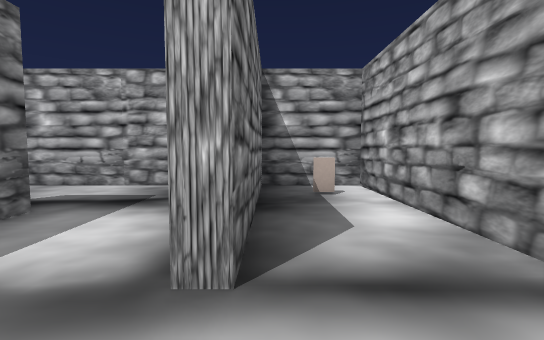
view 1 (above)

24 first-person views from a walk through a level from a Godot 3-D game. The camera is 1.3 m above the floor, tilts 4° down and sees 85° across. The floor is counted in squares, 2 m on a side. Each view is taken from the middle of a square. On the plan, view 1 faces up. The plan holds only what a view shows up to about 9 squares ahead; the rest is blank. The place goes on beyond the plan. Some surface patterns are stand-ins.

view 2
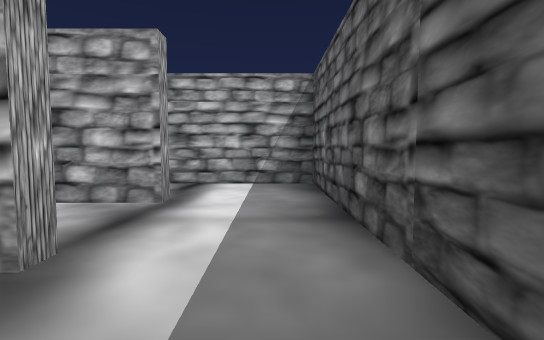

view 3
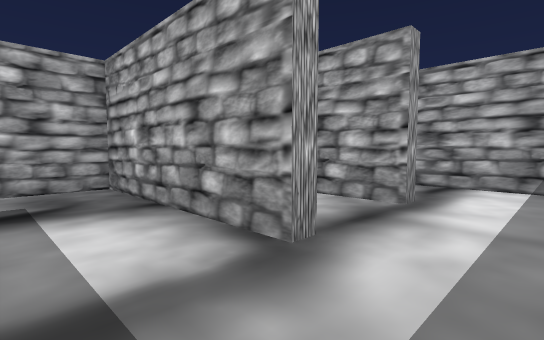

view 4
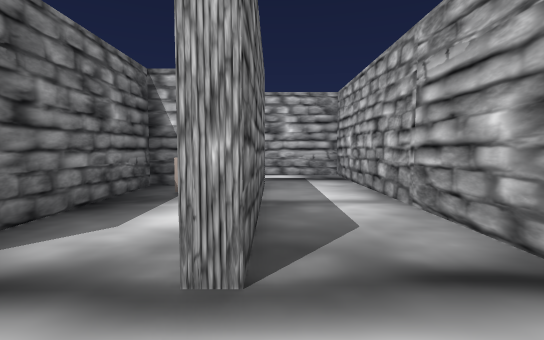

view 5
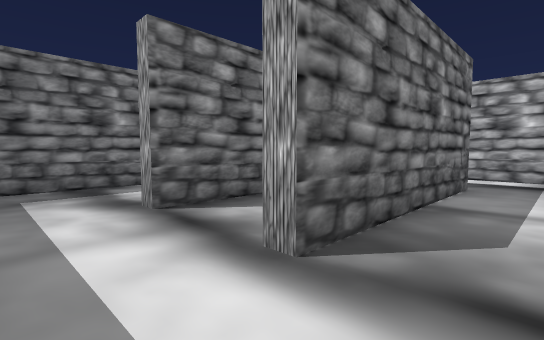

view 6
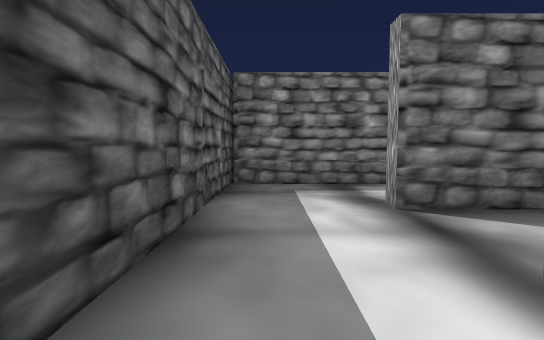

view 7
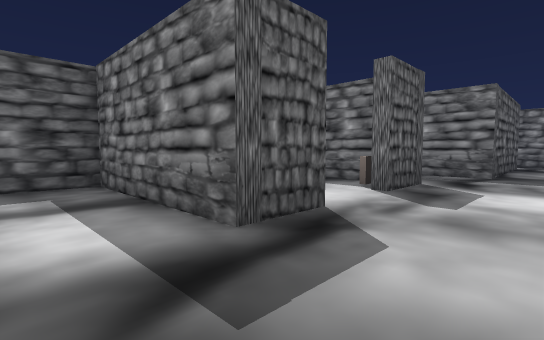

view 8
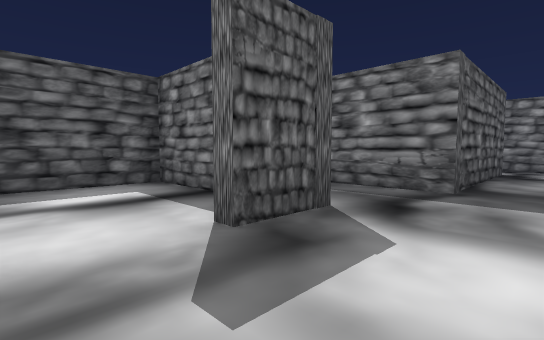

view 9
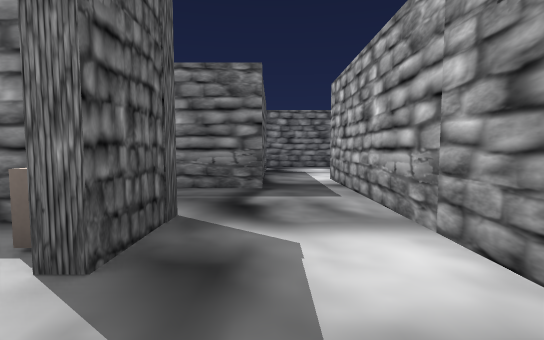

view 10
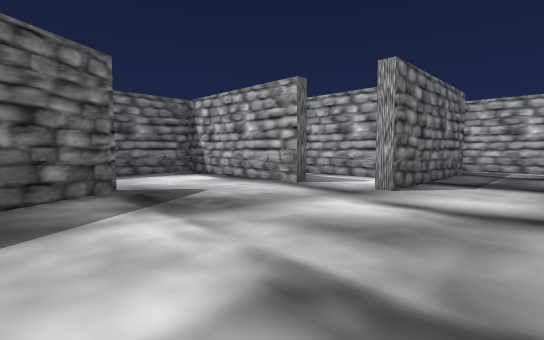

view 11
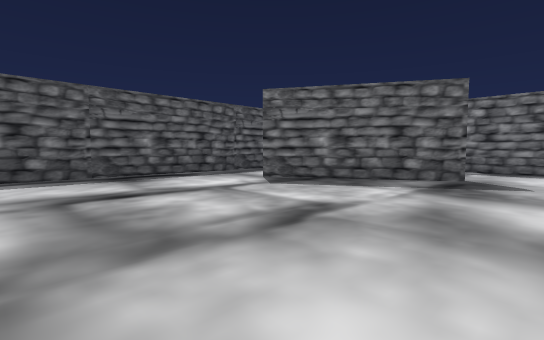

view 12
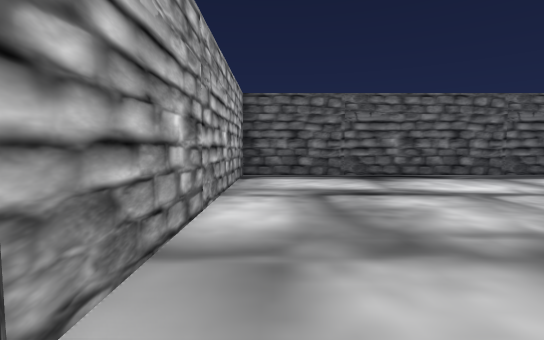

view 13
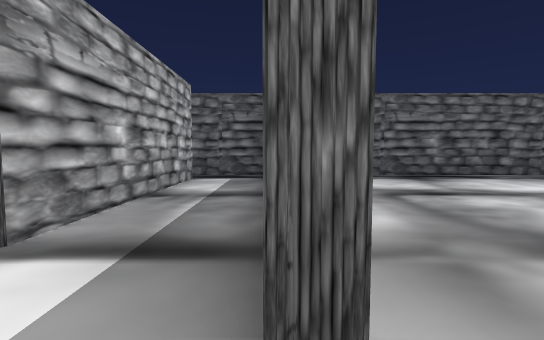

view 14
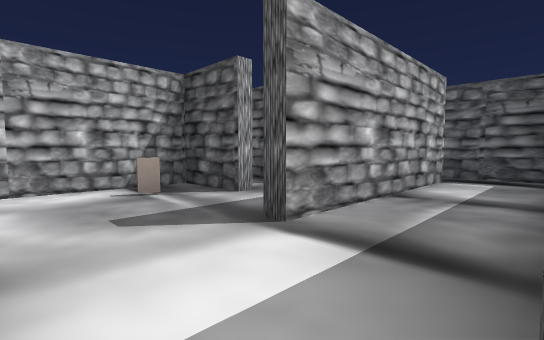

view 15
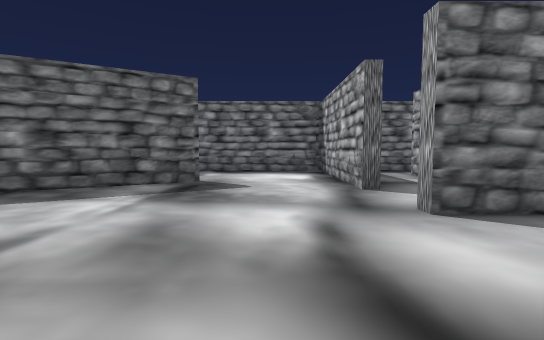

view 16
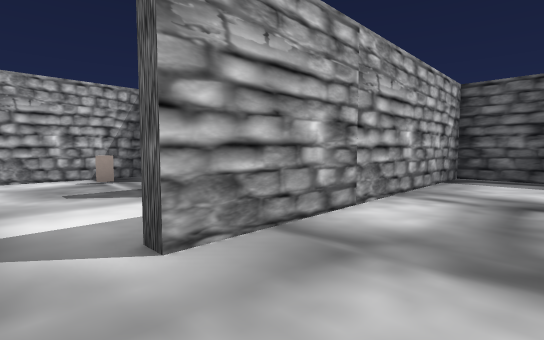

view 17
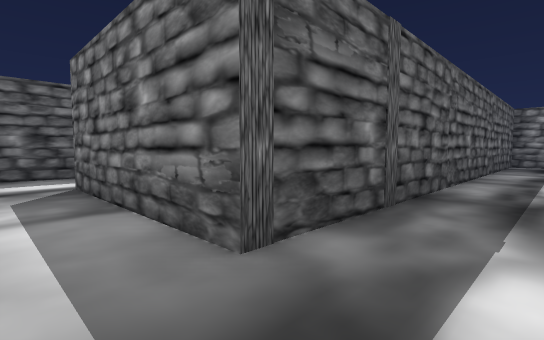

view 18
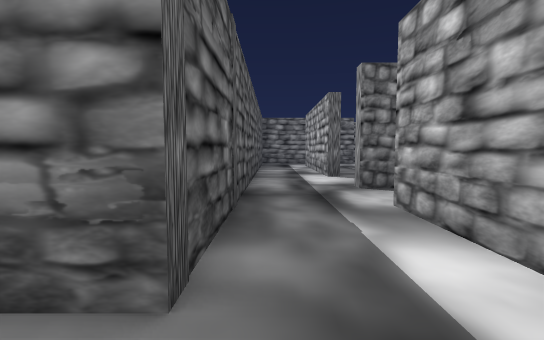

view 19
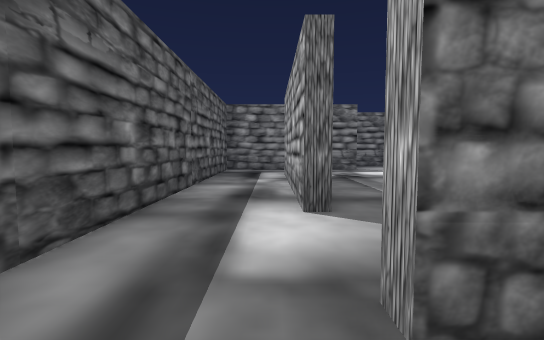

view 20
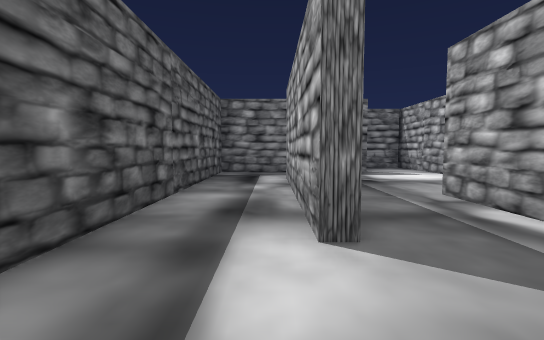

view 21
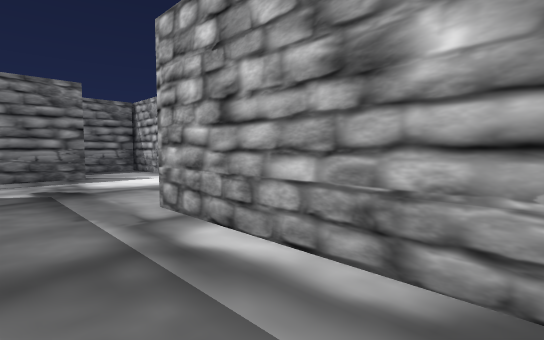

view 22
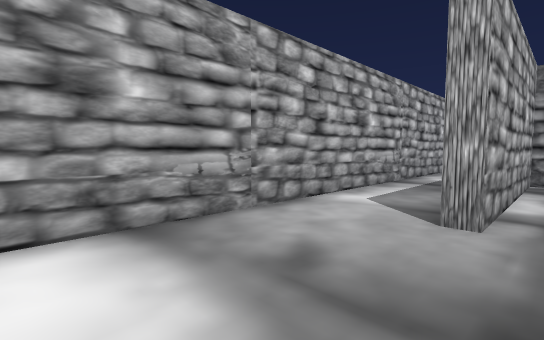

view 23
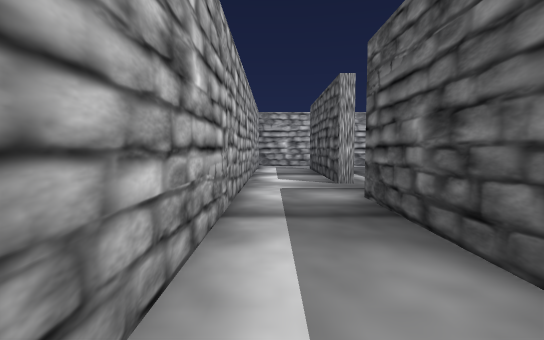

view 24
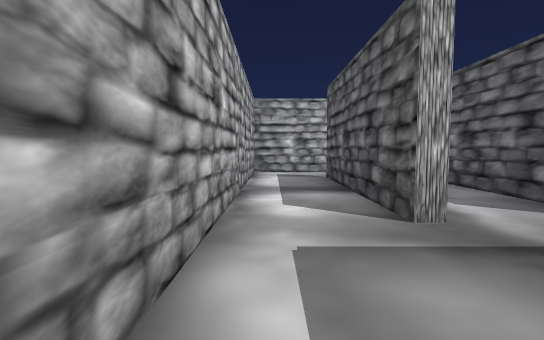

### Floor plan
Ten units are one square. View 1 is at (0, 0); x grows to the right and y downward. Boxes are objects, and circles mark ways between rooms. Rooms are numbered by the first view taken in them; rooms with no view inside come last. Other rooms are left out.
<svg viewBox="-153 -120 212 220">
<path fill="none" stroke="#000" d="M16 -12 16 -53 -2 -53 -2 -12M-4 8 16 8M-5 -12 -5 -24M-25 -26 -25 8M-31 8 -4 8M16 8 36 8 36 -74 -5 -74M-25 -56 19 -56 19 -12M-66 -22 -66 8 -31 8M-70 -31 -55 -31M-5 -24 -5 -53 -75 -53M-120 34 -98 72M-108 1 -108 5 -148 5 -148 42M-120 95 -43 95 -43 28M-43 28 -39 28M-22 88 -22 39M-39 95 -19 95M-40 -78 -40 -74M-40 -56 -25 -56M-48 -97 -19 -97M-21 -95 -62 -95M-5 -97 39 -97M-104 -98 -104 -86M54 -106 54 -115 -104 -115M-5 52 -5 49 12 49 12 21M-75 -53 -105 -53M-106 -38 -89 -38 -89 5M-40 -74 -85 -74M-104 -86 -104 -56 -40 -56M-130 -13 -135 -13M-101 -13 -121 -13"/>
<rect x="5" y="-45" width="10" height="10" fill="#bbb"><title>other object</title></rect>
<rect x="-65" y="-25" width="10" height="10" fill="#bbb"><title>other object</title></rect>
<rect x="-5" y="35" width="10" height="10" fill="#bbb"><title>other object</title></rect>
<circle cx="0" cy="-5" r="3" fill="#2a7"/>
<circle cx="20" cy="-5" r="3" fill="#2a7"/>
<circle cx="-15" cy="-20" r="3" fill="#2a7"/>
<circle cx="-20" cy="-70" r="3" fill="#2a7"/>
<circle cx="-65" cy="-45" r="3" fill="#2a7"/>
<circle cx="-40" cy="20" r="3" fill="#2a7"/>
<circle cx="-80" cy="10" r="3" fill="#2a7"/>
<circle cx="-100" cy="0" r="3" fill="#2a7"/>
<circle cx="-20" cy="25" r="3" fill="#2a7"/>
<circle cx="-30" cy="-80" r="3" fill="#2a7"/>
<circle cx="-40" cy="-70" r="3" fill="#2a7"/>
<circle cx="-90" cy="-80" r="3" fill="#2a7"/>
<text x="10" y="-20">1</text>
<text x="-20" y="-10">2</text>
<text x="30" y="-40">3</text>
<text x="-40" y="-30">4</text>
<text x="-90" y="50">5</text>
<text x="-30" y="50">6</text>
<text x="-30" y="-80">7</text>
<text x="-40" y="-110">8</text>
<text x="-10" y="30">9</text>
<text x="-80" y="-30">10</text>
<text x="-70" y="-70">11</text>
<text x="-120" y="-10">12</text>
</svg>
Room 1 opens to room 2. Room 1 opens to room 3. Room 2 opens to room 4. Room 3 opens to room 7. Room 4 opens to room 10. Room 5 opens to room 6. Room 5 opens to room 10. Room 5 opens to room 12. Room 6 opens to room 9. Room 7 opens to room 8. Room 7 opens to room 11. Room 8 opens to room 11.

Where each view was taken, in squares from view 1:
view 1: 0 up, 0 right, facing up
view 2: 0 up, 2 left, facing right
view 3: 0 up, 2 left, facing up-right
view 4: 0 up, 2 right, facing up
view 5: 0 up, 3 right, facing up-left
view 6: 0 up, 3 right, facing left
view 7: 5 up, 1 left, facing down-left
view 8: 5 up, 4 left, facing down-left
view 9: 4 up, 4 left, facing left
view 10: 5 down, 7 left, facing up-left
view 11: 2 down, 5 left, facing down-left
view 12: 2 down, 5 left, facing down
view 13: 2 down, 4 left, facing down
view 14: 2 down, 4 left, facing down-right
view 15: 2 down, 6 left, facing left
view 16: 2 down, 6 left, facing down-right
view 17: 7 up, 3 right, facing down-left
view 18: 6 up, 3 right, facing left
view 19: 7 up, 1 left, facing left
view 20: 7 up, 2 left, facing left
view 21: 8 up, 3 left, facing up-left
view 22: 9 up, 9 left, facing up-right
view 23: 11 up, 6 left, facing right
view 24: 11 up, 3 left, facing right
